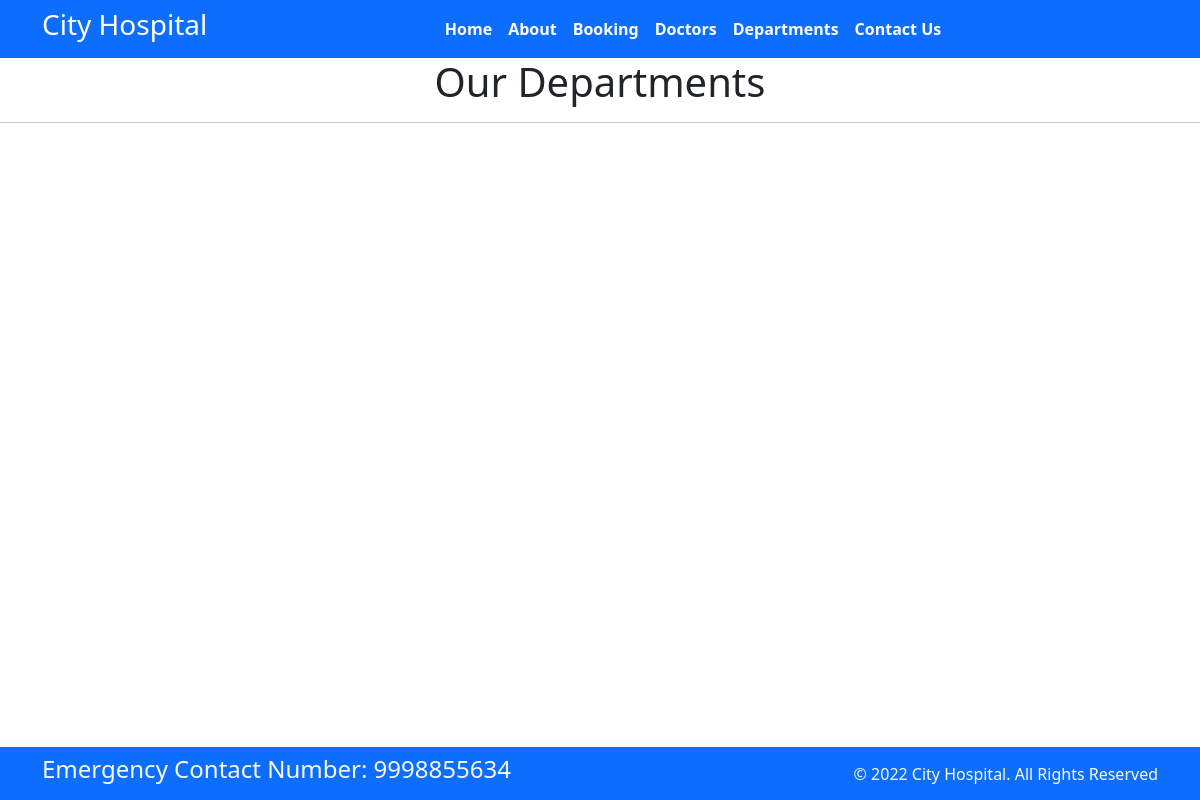
Before: /department with the older database file.
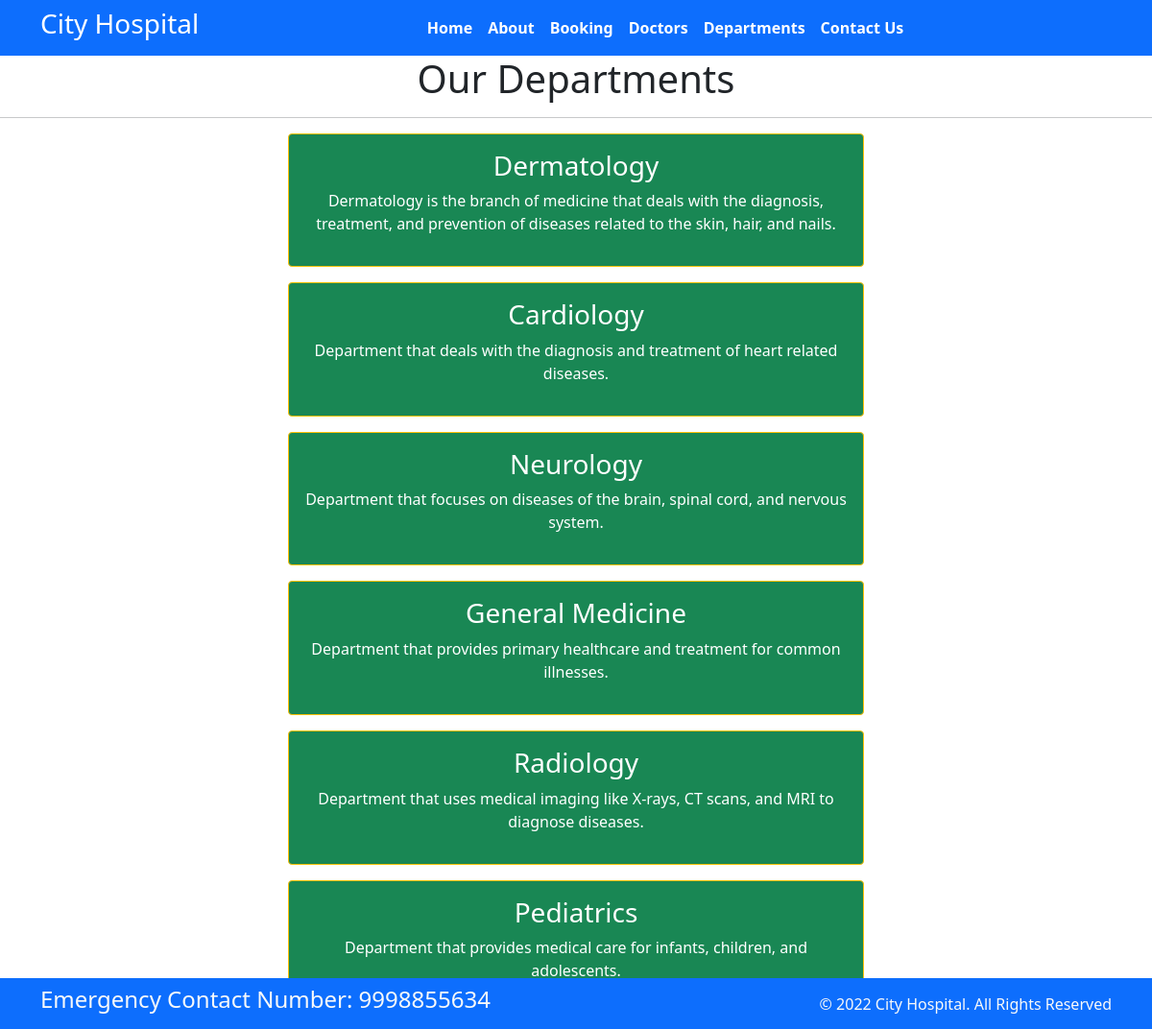
After: the same page with the newer database file.
### home/models.py (models this page shows, shortened)
class Departments(models.Model):
    dep_name=models.CharField(max_length=50)
    dep_description=models.TextField()

### home/views.py (the view)
# urls.py: path('department', views.department, name='department'),
def department(request):
    dept={
        'dept':Departments.objects.all()
    }
    return render(request,'department.html',dept)

### templates/department.html (shortened to what this page needs)
{% extends "base.html" %}
{% block content %}
<h1 class="text-center">Our Departments</h1>
<hr>
{%for d in dept%}
<div class="mx-auto w-50 bg-success text-center text-white p-3 my-3 border border-warning rounded">
    <h3>{{d.dep_name}}</h3>
    <p>{{d.dep_description}} </p>
</div>
{% endfor %}
{% endblock %}

### templates/base.html (shortened to what this page needs)
{% load static %}
<!DOCTYPE html>
<html>
  <head>
    <link rel="stylesheet"
      href=" https://cdn.jsdelivr.net/npm/bootstrap@5.1.3/dist/css/bootstrap.min.css ">
    <link rel="stylesheet"
      href="https://use.fontawesome.com/releases/v5.2.0/css/all.css">
      <link rel="stylesheet"
      href="{%static '/css/style.css'%}">
  </head>
  <body>
    <nav class="navbar bg-primary navbar-expand-md ">
      <div class="container">
        <div class="col-2 text-left pl-md-0">
          <h3 class="text-white"> City Hospital </h3>
        </div>
        <div
          class="collapse navbar-collapse justify-content-center col-md-8 navbar-collapse-3">
          <ul class="navbar-nav justify-content-center  fw-bold">
            <li class="nav-item active">
              <a class="nav-link text-white" href="{% url 'home' %}">Home </a>
            </li>
            <li class="nav-item">
              <a class="nav-link text-white" href="{% url 'about' %}">About</a>
            </li>
            <li class="nav-item">
              <a class="nav-link text-white" href="{% url 'booking' %}">Booking</a>
            </li>
            <li class="nav-item">
              <a class="nav-link text-white" href="{% url 'doctors' %}">Doctors</a>
            </li>
			 <li class="nav-item">
              <a class="nav-link text-white" href="{% url 'department' %}">Departments</a>
            </li>
            <li class="nav-item">
              <a class="nav-link text-white" href="{% url 'contact' %}">Contact Us</a>
            </li>
          </ul>
        </div>
      </div>
    </nav>
{%block content%} {%endblock%}
    <section class="fixed-bottom">
      <footer class="pt-2 pb-2  bg-primary text-light">
        <div class="container">
          <div class="row align-items-center">
            <div class="col-12 col-md-8">
              <h4>Emergency Contact Number: 9998855634</h4>
            </div>
            <div class="col-12 col-md-4 mt-4 mt-md-0 text-center text-md-end">
              © 2022 City Hospital. All Rights Reserved
            </div>
          </div>
        </div>
      </footer>
    </section>
  </body>
</html>

Changed rows visible on the page:
added Departments: dep_name "Dermatology", dep_description "Dermatology is the branch of medicine that deals with the diagnosis, treatment, and prevention of diseases related to the skin, hair, and nails."
added Departments: dep_name "Cardiology", dep_description "Department that deals with the diagnosis and treatment of heart related diseases."
added Departments: dep_name "Neurology", dep_description "Department that focuses on diseases of the brain, spinal cord, and nervous system."
added Departments: dep_name "General Medicine", dep_description "Department that provides primary healthcare and treatment for common illnesses."
added Departments: dep_name "Radiology", dep_description "Department that uses medical imaging like X-rays, CT scans, and MRI to diagnose diseases."
added Departments: dep_name "Pediatrics", dep_description "Department that provides medical care for infants, children, and adolescents."
